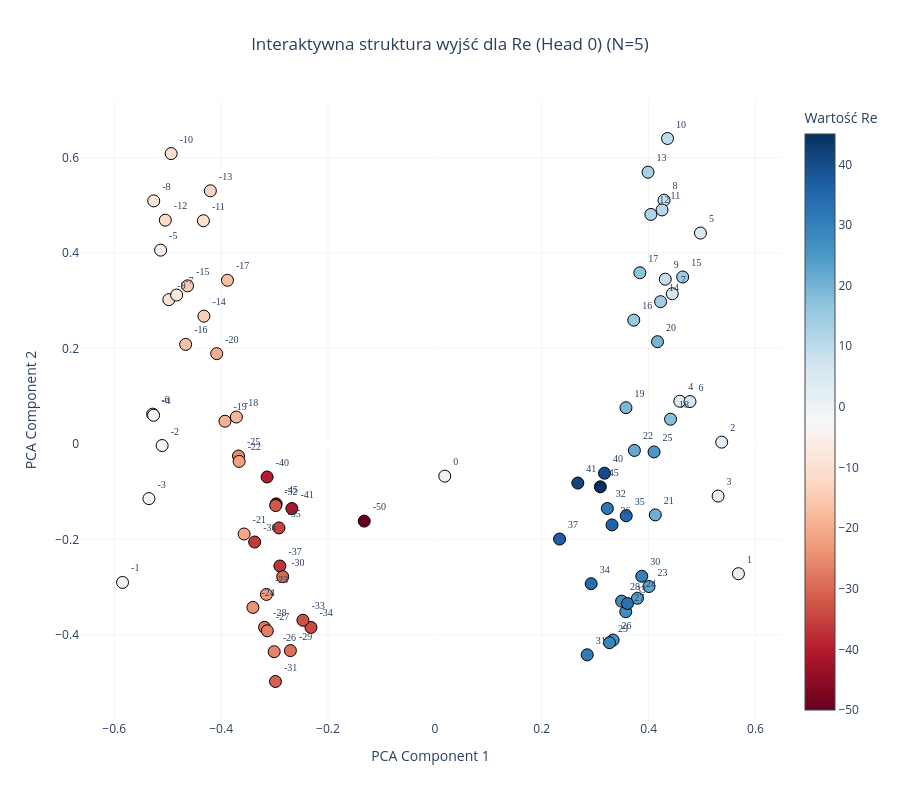
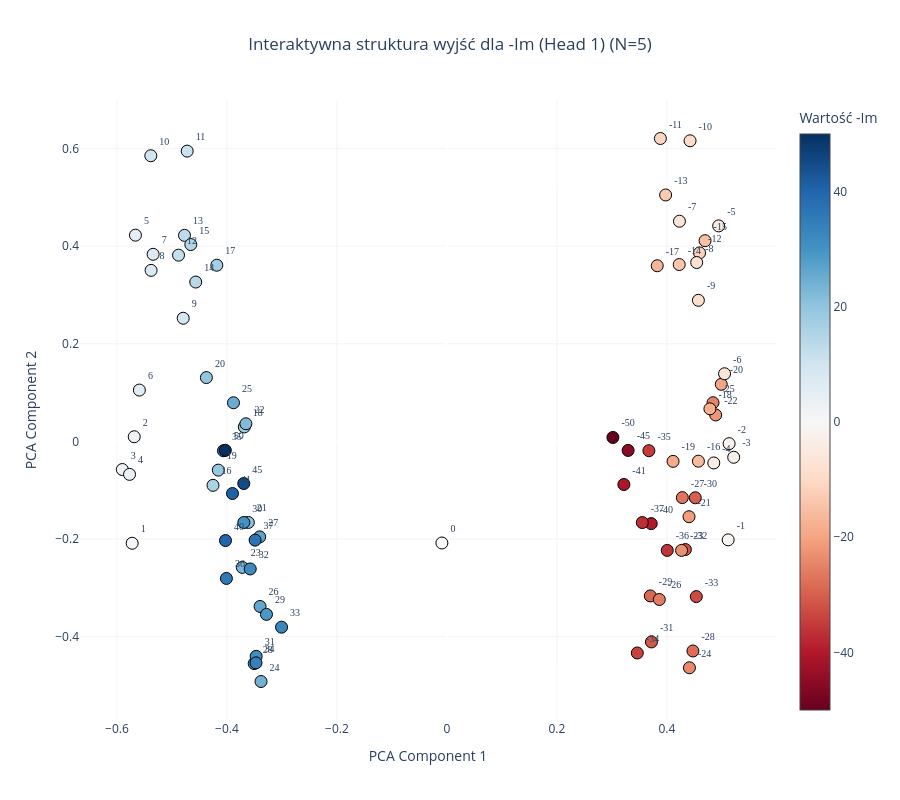

Notebook code cell kept with these figures, in order:
### Code cell
plot_output_head_plotly(model, N=N, head_idx=0)

plot_output_head_plotly(model, N=N, head_idx=1)

### Figure 1 — Plotly figure (JSON) as saved in the notebook; plotly's stock layout.template omitted (floating-point values rounded to 4 significant figures)
{"data": [{"hoverinfo": "text", "hovertext": ["Token ID: 0<br>Wartość algebraiczna: -50", "Token ID: 5<br>Wartość algebraiczna: -45", "Token ID: 9<br>Wartość algebraiczna: -41", "Token ID: 10<br>Wartość algebraiczna: -40", "Token ID: 13<br>Wartość algebraiczna: -37", "Token ID: 14<br>Wartość algebraiczna: -36", "Token ID: 15<br>Wartość algebraiczna: -35", "Token ID: 16<br>Wartość algebraiczna: -34", "Token ID: 17<br>Wartość algebraiczna: -33", "Token ID: 18<br>Wartość algebraiczna: -32", "Token ID: 19<br>Wartość algebraiczna: -31", "Token ID: 20<br>Wartość algebraiczna: -30", "Token ID: 21<br>Wartość algebraiczna: -29", "Token ID: 22<br>Wartość algebraiczna: -28", "Token ID: 23<br>Wartość algebraiczna: -27", "Token ID: 24<br>Wartość algebraiczna: -26", "Token ID: 25<br>Wartość algebraiczna: -25", "Token ID: 26<br>Wartość algebraiczna: -24", "Token ID: 27<br>Wartość algebraiczna: -23", "Token ID: 28<br>Wartość algebraiczna: -22", "Token ID: 29<br>Wartość algebraiczna: -21", "Token ID: 30<br>Wartość algebraiczna: -20", "Token ID: 31<br>Wartość algebraiczna: -19", "Token ID: 32<br>Wartość algebraiczna: -18", "Token ID: 33<br>Wartość algebraiczna: -17", "Token ID: 34<br>Wartość algebraiczna: -16", "Token ID: 35<br>Wartość algebraiczna: -15", "Token ID: 36<br>Wartość algebraiczna: -14", "Token ID: 37<br>Wartość algebraiczna: -13", "Token ID: 38<br>Wartość algebraiczna: -12", "Token ID: 39<br>Wartość algebraiczna: -11", "Token ID: 40<br>Wartość algebraiczna: -10", "Token ID: 41<br>Wartość algebraiczna: -9", "Token ID: 42<br>Wartość algebraiczna: -8", "Token ID: 43<br>Wartość algebraiczna: -7", "Token ID: 44<br>Wartość algebraiczna: -6", "Token ID: 45<br>Wartość algebraiczna: -5", "Token ID: 46<br>Wartość algebraiczna: -4", "Token ID: 47<br>Wartość algebraiczna: -3", "Token ID: 48<br>Wartość algebraiczna: -2", "Token ID: 49<br>Wartość algebraiczna: -1", "Token ID: 50<br>Wartość algebraiczna: 0", "Token ID: 51<br>Wartość algebraiczna: 1", "Token ID: 52<br>Wartość algebraiczna: 2", "Token ID: 53<br>Wartość algebraiczna: 3", "Token ID: 54<br>Wartość algebraiczna: 4", "Token ID: 55<br>Wartość algebraiczna: 5", "Token ID: 56<br>Wartość algebraiczna: 6", "Token ID: 57<br>Wartość algebraiczna: 7", "Token ID: 58<br>Wartość algebraiczna: 8", "Token ID: 59<br>Wartość algebraiczna: 9", "Token ID: 60<br>Wartość algebraiczna: 10", "Token ID: 61<br>Wartość algebraiczna: 11", "Token ID: 62<br>Wartość algebraiczna: 12", "Token ID: 63<br>Wartość algebraiczna: 13", "Token ID: 64<br>Wartość algebraiczna: 14", "Token ID: 65<br>Wartość algebraiczna: 15", "Token ID: 66<br>Wartość algebraiczna: 16", "Token ID: 67<br>Wartość algebraiczna: 17", "Token ID: 68<br>Wartość algebraiczna: 18", "Token ID: 69<br>Wartość algebraiczna: 19", "Token ID: 70<br>Wartość algebraiczna: 20", "Token ID: 71<br>Wartość algebraiczna: 21", "Token ID: 72<br>Wartość algebraiczna: 22", "Token ID: 73<br>Wartość algebraiczna: 23", "Token ID: 74<br>Wartość algebraiczna: 24", "Token ID: 75<br>Wartość algebraiczna: 25", "Token ID: 76<br>Wartość algebraiczna: 26", "Token ID: 77<br>Wartość algebraiczna: 27", "Token ID: 78<br>Wartość algebraiczna: 28", "Token ID: 79<br>Wartość algebraiczna: 29", "Token ID: 80<br>Wartość algebraiczna: 30", "Token ID: 81<br>Wartość algebraiczna: 31", "Token ID: 82<br>Wartość algebraiczna: 32", "Token ID: 83<br>Wartość algebraiczna: 33", "Token ID: 84<br>Wartość algebraiczna: 34", "Token ID: 85<br>Wartość algebraiczna: 35", "Token ID: 86<br>Wartość algebraiczna: 36", "Token ID: 87<br>Wartość algebraiczna: 37", "Token ID: 90<br>Wartość algebraiczna: 40", "Token ID: 91<br>Wartość algebraiczna: 41", "Token ID: 95<br>Wartość algebraiczna: 45"], "marker": {"color": [-50, -45, -41, -40, -37, -36, -35, -34, -33, -32, -31, -30, -29, -28, -27, -26, -25, -24, -23, -22, -21, -20, -19, -18, -17, -16, -15, -14, -13, -12, -11, -10, -9, -8, -7, -6, -5, -4, -3, -2, -1, 0, 1, 2, 3, 4, 5, 6, 7, 8, 9, 10, 11, 12, 13, 14, 15, 16, 17, 18, 19, 20, 21, 22, 23, 24, 25, 26, 27, 28, 29, 30, 31, 32, 33, 34, 35, 36, 37, 40, 41, 45], "colorbar": {"title": {"text": "Wartość Re"}}, "colorscale": [[0, "rgb(103,0,31)"], [0.1, "rgb(178,24,43)"], [0.2, "rgb(214,96,77)"], [0.3, "rgb(244,165,130)"], [0.4, "rgb(253,219,199)"], [0.5, "rgb(247,247,247)"], [0.6, "rgb(209,229,240)"], [0.7, "rgb(146,197,222)"], [0.8, "rgb(67,147,195)"], [0.9, "rgb(33,102,172)"], [1, "rgb(5,48,97)"]], "line": {"color": "Black", "width": 1}, "showscale": true, "size": 12}, "mode": "markers+text", "text": ["-50", "-45", "-41", "-40", "-37", "-36", "-35", "-34", "-33", "-32", "-31", "-30", "-29", "-28", "-27", "-26", "-25", "-24", "-23", "-22", "-21", "-20", "-19", "-18", "-17", "-16", "-15", "-14", "-13", "-12", "-11", "-10", "-9", "-8", "-7", "-6", "-5", "-4", "-3", "-2", "-1", "0", "1", "2", "3", "4", "5", "6", "7", "8", "9", "10", "11", "12", "13", "14", "15", "16", "17", "18", "19", "20", "21", "22", "23", "24", "25", "26", "27", "28", "29", "30", "31", "32", "33", "34", "35", "36", "37", "40", "41", "45"], "textfont": {"family": "Arial Black", "size": 10}, "textposition": "top right", "type": "scatter", "x": [-0.1322, -0.297, -0.2676, -0.314, -0.29, -0.3372, -0.2918, -0.2319, -0.2469, -0.2979, -0.2983, -0.2847, -0.2704, -0.3187, -0.3136, -0.3007, -0.3675, -0.3405, -0.3152, -0.3663, -0.357, -0.4083, -0.3928, -0.3716, -0.3882, -0.4664, -0.4628, -0.4323, -0.4202, -0.5045, -0.4332, -0.4935, -0.4979, -0.5262, -0.4832, -0.5282, -0.5133, -0.5264, -0.5351, -0.5104, -0.5845, 0.01846, 0.5681, 0.5367, 0.53, 0.4583, 0.4969, 0.4774, 0.4442, 0.4289, 0.4311, 0.4354, 0.4251, 0.4042, 0.3989, 0.4223, 0.4637, 0.3722, 0.3836, 0.441, 0.3576, 0.4166, 0.4125, 0.3733, 0.4006, 0.3791, 0.4101, 0.3335, 0.3572, 0.3494, 0.3267, 0.3871, 0.2851, 0.3228, 0.3605, 0.2925, 0.3581, 0.3315, 0.2333, 0.3175, 0.2675, 0.3096], "y": [-0.1619, -0.1257, -0.1355, -0.06937, -0.2559, -0.2057, -0.1761, -0.3846, -0.3695, -0.1293, -0.4978, -0.2782, -0.4332, -0.3844, -0.3917, -0.4355, -0.02542, -0.3426, -0.3154, -0.03679, -0.1888, 0.189, 0.04744, 0.05622, 0.3428, 0.2083, 0.3311, 0.2675, 0.5301, 0.4687, 0.4675, 0.6081, 0.3021, 0.509, 0.3118, 0.06224, 0.4058, 0.05988, -0.1147, -0.0035, -0.2903, -0.06761, -0.272, 0.003587, -0.1094, 0.08937, 0.4416, 0.08861, 0.3145, 0.5106, 0.345, 0.6397, 0.49, 0.4807, 0.5692, 0.298, 0.3496, 0.2592, 0.3585, 0.05158, 0.07577, 0.214, -0.1488, -0.01379, -0.2989, -0.3235, -0.01692, -0.4111, -0.3516, -0.3294, -0.4166, -0.2774, -0.4419, -0.1354, -0.3345, -0.293, -0.1507, -0.1698, -0.1994, -0.06142, -0.08203, -0.08999]}], "layout": {"height": 800, "paper_bgcolor": "white", "plot_bgcolor": "white", "showlegend": false, "title": {"text": "Interaktywna struktura wyjść dla Re (Head 0) (N=5)", "x": 0.5, "xanchor": "center"}, "width": 900, "xaxis": {"gridcolor": "rgba(200,200,200,0.2)", "title": {"text": "PCA Component 1"}}, "yaxis": {"gridcolor": "rgba(200,200,200,0.2)", "title": {"text": "PCA Component 2"}}}}

### Figure 2 — Plotly figure (JSON) as saved in the notebook; plotly's stock layout.template omitted (floating-point values rounded to 4 significant figures)
{"data": [{"hoverinfo": "text", "hovertext": ["Token ID: 0<br>Wartość algebraiczna: -50", "Token ID: 5<br>Wartość algebraiczna: -45", "Token ID: 9<br>Wartość algebraiczna: -41", "Token ID: 10<br>Wartość algebraiczna: -40", "Token ID: 13<br>Wartość algebraiczna: -37", "Token ID: 14<br>Wartość algebraiczna: -36", "Token ID: 15<br>Wartość algebraiczna: -35", "Token ID: 16<br>Wartość algebraiczna: -34", "Token ID: 17<br>Wartość algebraiczna: -33", "Token ID: 18<br>Wartość algebraiczna: -32", "Token ID: 19<br>Wartość algebraiczna: -31", "Token ID: 20<br>Wartość algebraiczna: -30", "Token ID: 21<br>Wartość algebraiczna: -29", "Token ID: 22<br>Wartość algebraiczna: -28", "Token ID: 23<br>Wartość algebraiczna: -27", "Token ID: 24<br>Wartość algebraiczna: -26", "Token ID: 25<br>Wartość algebraiczna: -25", "Token ID: 26<br>Wartość algebraiczna: -24", "Token ID: 27<br>Wartość algebraiczna: -23", "Token ID: 28<br>Wartość algebraiczna: -22", "Token ID: 29<br>Wartość algebraiczna: -21", "Token ID: 30<br>Wartość algebraiczna: -20", "Token ID: 31<br>Wartość algebraiczna: -19", "Token ID: 32<br>Wartość algebraiczna: -18", "Token ID: 33<br>Wartość algebraiczna: -17", "Token ID: 34<br>Wartość algebraiczna: -16", "Token ID: 35<br>Wartość algebraiczna: -15", "Token ID: 36<br>Wartość algebraiczna: -14", "Token ID: 37<br>Wartość algebraiczna: -13", "Token ID: 38<br>Wartość algebraiczna: -12", "Token ID: 39<br>Wartość algebraiczna: -11", "Token ID: 40<br>Wartość algebraiczna: -10", "Token ID: 41<br>Wartość algebraiczna: -9", "Token ID: 42<br>Wartość algebraiczna: -8", "Token ID: 43<br>Wartość algebraiczna: -7", "Token ID: 44<br>Wartość algebraiczna: -6", "Token ID: 45<br>Wartość algebraiczna: -5", "Token ID: 46<br>Wartość algebraiczna: -4", "Token ID: 47<br>Wartość algebraiczna: -3", "Token ID: 48<br>Wartość algebraiczna: -2", "Token ID: 49<br>Wartość algebraiczna: -1", "Token ID: 50<br>Wartość algebraiczna: 0", "Token ID: 51<br>Wartość algebraiczna: 1", "Token ID: 52<br>Wartość algebraiczna: 2", "Token ID: 53<br>Wartość algebraiczna: 3", "Token ID: 54<br>Wartość algebraiczna: 4", "Token ID: 55<br>Wartość algebraiczna: 5", "Token ID: 56<br>Wartość algebraiczna: 6", "Token ID: 57<br>Wartość algebraiczna: 7", "Token ID: 58<br>Wartość algebraiczna: 8", "Token ID: 59<br>Wartość algebraiczna: 9", "Token ID: 60<br>Wartość algebraiczna: 10", "Token ID: 61<br>Wartość algebraiczna: 11", "Token ID: 62<br>Wartość algebraiczna: 12", "Token ID: 63<br>Wartość algebraiczna: 13", "Token ID: 64<br>Wartość algebraiczna: 14", "Token ID: 65<br>Wartość algebraiczna: 15", "Token ID: 66<br>Wartość algebraiczna: 16", "Token ID: 67<br>Wartość algebraiczna: 17", "Token ID: 68<br>Wartość algebraiczna: 18", "Token ID: 69<br>Wartość algebraiczna: 19", "Token ID: 70<br>Wartość algebraiczna: 20", "Token ID: 71<br>Wartość algebraiczna: 21", "Token ID: 72<br>Wartość algebraiczna: 22", "Token ID: 73<br>Wartość algebraiczna: 23", "Token ID: 74<br>Wartość algebraiczna: 24", "Token ID: 75<br>Wartość algebraiczna: 25", "Token ID: 76<br>Wartość algebraiczna: 26", "Token ID: 77<br>Wartość algebraiczna: 27", "Token ID: 78<br>Wartość algebraiczna: 28", "Token ID: 79<br>Wartość algebraiczna: 29", "Token ID: 80<br>Wartość algebraiczna: 30", "Token ID: 81<br>Wartość algebraiczna: 31", "Token ID: 82<br>Wartość algebraiczna: 32", "Token ID: 83<br>Wartość algebraiczna: 33", "Token ID: 84<br>Wartość algebraiczna: 34", "Token ID: 85<br>Wartość algebraiczna: 35", "Token ID: 86<br>Wartość algebraiczna: 36", "Token ID: 87<br>Wartość algebraiczna: 37", "Token ID: 90<br>Wartość algebraiczna: 40", "Token ID: 91<br>Wartość algebraiczna: 41", "Token ID: 95<br>Wartość algebraiczna: 45", "Token ID: 100<br>Wartość algebraiczna: 50"], "marker": {"color": [-50, -45, -41, -40, -37, -36, -35, -34, -33, -32, -31, -30, -29, -28, -27, -26, -25, -24, -23, -22, -21, -20, -19, -18, -17, -16, -15, -14, -13, -12, -11, -10, -9, -8, -7, -6, -5, -4, -3, -2, -1, 0, 1, 2, 3, 4, 5, 6, 7, 8, 9, 10, 11, 12, 13, 14, 15, 16, 17, 18, 19, 20, 21, 22, 23, 24, 25, 26, 27, 28, 29, 30, 31, 32, 33, 34, 35, 36, 37, 40, 41, 45, 50], "colorbar": {"title": {"text": "Wartość -Im"}}, "colorscale": [[0, "rgb(103,0,31)"], [0.1, "rgb(178,24,43)"], [0.2, "rgb(214,96,77)"], [0.3, "rgb(244,165,130)"], [0.4, "rgb(253,219,199)"], [0.5, "rgb(247,247,247)"], [0.6, "rgb(209,229,240)"], [0.7, "rgb(146,197,222)"], [0.8, "rgb(67,147,195)"], [0.9, "rgb(33,102,172)"], [1, "rgb(5,48,97)"]], "line": {"color": "Black", "width": 1}, "showscale": true, "size": 12}, "mode": "markers+text", "text": ["-50", "-45", "-41", "-40", "-37", "-36", "-35", "-34", "-33", "-32", "-31", "-30", "-29", "-28", "-27", "-26", "-25", "-24", "-23", "-22", "-21", "-20", "-19", "-18", "-17", "-16", "-15", "-14", "-13", "-12", "-11", "-10", "-9", "-8", "-7", "-6", "-5", "-4", "-3", "-2", "-1", "0", "1", "2", "3", "4", "5", "6", "7", "8", "9", "10", "11", "12", "13", "14", "15", "16", "17", "18", "19", "20", "21", "22", "23", "24", "25", "26", "27", "28", "29", "30", "31", "32", "33", "34", "35", "36", "37", "40", "41", "45", "50"], "textfont": {"family": "Arial Black", "size": 10}, "textposition": "top right", "type": "scatter", "x": [0.3018, 0.3295, 0.3217, 0.3715, 0.3552, 0.4006, 0.3672, 0.3462, 0.4535, 0.4336, 0.3719, 0.4516, 0.3698, 0.4473, 0.428, 0.3862, 0.4839, 0.441, 0.4266, 0.4887, 0.4402, 0.4989, 0.4112, 0.4782, 0.3824, 0.4573, 0.4694, 0.4224, 0.3977, 0.4594, 0.3881, 0.4421, 0.4572, 0.4542, 0.4228, 0.5048, 0.4941, 0.4853, 0.5215, 0.5131, 0.5114, -0.009162, -0.5724, -0.5687, -0.5904, -0.5772, -0.5664, -0.5593, -0.5343, -0.538, -0.4796, -0.5385, -0.4723, -0.4881, -0.4772, -0.4568, -0.4658, -0.4254, -0.4185, -0.3685, -0.4158, -0.4375, -0.3611, -0.3656, -0.372, -0.3381, -0.3882, -0.3398, -0.3405, -0.3505, -0.3282, -0.3694, -0.3469, -0.3577, -0.3008, -0.3473, -0.4064, -0.401, -0.3489, -0.4027, -0.39, -0.3695, -0.403], "y": [0.008034, -0.01854, -0.0883, -0.1684, -0.1662, -0.2232, -0.01905, -0.4333, -0.3179, -0.2215, -0.4107, -0.1155, -0.3165, -0.4292, -0.1152, -0.3238, 0.07914, -0.4636, -0.2233, 0.05409, -0.1543, 0.1169, -0.0409, 0.06661, 0.3597, -0.04058, 0.411, 0.3622, 0.5046, 0.3861, 0.6203, 0.6156, 0.2889, 0.3663, 0.4509, 0.1385, 0.4413, -0.04417, -0.03256, -0.004646, -0.2017, -0.2081, -0.2086, 0.009498, -0.05758, -0.06754, 0.4223, 0.1051, 0.3831, 0.3502, 0.2522, 0.585, 0.5944, 0.3814, 0.4219, 0.3263, 0.4031, -0.09002, 0.3608, 0.02961, -0.05886, 0.1307, -0.166, 0.0361, -0.2581, -0.4917, 0.07909, -0.3381, -0.1955, -0.455, -0.3543, -0.1661, -0.4402, -0.2612, -0.3805, -0.4536, -0.01919, -0.2807, -0.2022, -0.2031, -0.1068, -0.08633, -0.01834]}], "layout": {"height": 800, "paper_bgcolor": "white", "plot_bgcolor": "white", "showlegend": false, "title": {"text": "Interaktywna struktura wyjść dla -Im (Head 1) (N=5)", "x": 0.5, "xanchor": "center"}, "width": 900, "xaxis": {"gridcolor": "rgba(200,200,200,0.2)", "title": {"text": "PCA Component 1"}}, "yaxis": {"gridcolor": "rgba(200,200,200,0.2)", "title": {"text": "PCA Component 2"}}}}
